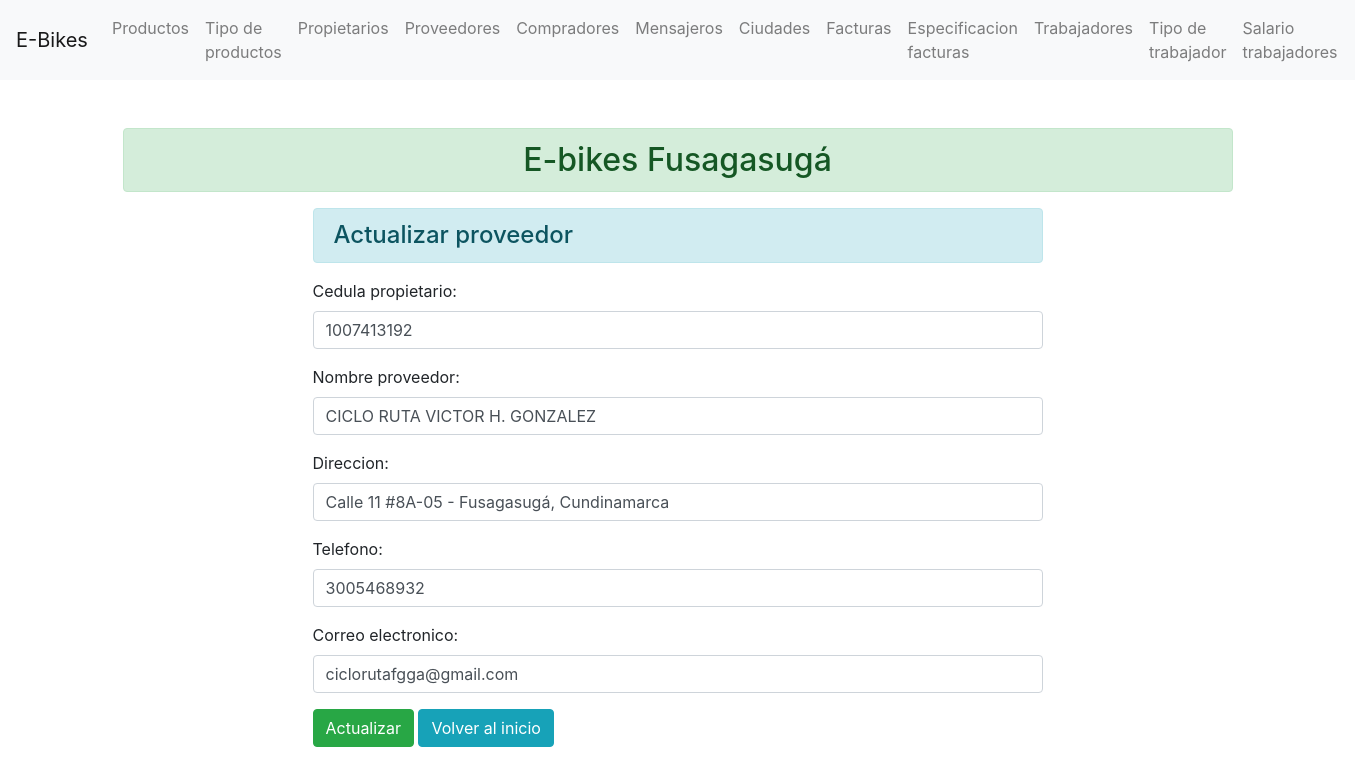
/proveedor/1/, run on the app's committed database.
### enroll/models.py (models this page shows)
class Proveedor(models.Model):
    id_proveedor = models.AutoField(auto_created=True, primary_key=True)
    cedula_propietario = models.ForeignKey(Propietario, on_delete=models.CASCADE)
    nombre_proveedor = models.CharField(max_length=70)
    direccion = models.CharField(max_length=70)
    telefono = models.IntegerField()
    correo_electronico = models.EmailField(max_length=70)

### enroll/views.py (the view)
# urls.py: path('proveedor/<int:id_proveedor>/', views.update_proveedor, name="updateproveedor"),
def update_proveedor(request, id_proveedor):
    if request.method == 'POST':
        pi = Proveedor.objects.get(pk=id_proveedor)
        fm = ProveedorRegistration(request.POST, instance=pi)
        if fm.is_valid():
            fm.save()
    else:
        pi = Proveedor.objects.get(pk=id_proveedor)
        fm = ProveedorRegistration(instance=pi)
    return render(request, 'enroll/updateproveedor.html', {'form':fm})

### enroll/forms.py
class ProveedorRegistration(forms.ModelForm):
    class Meta:
        model = Proveedor
        fields = ['id_proveedor', 'cedula_propietario', 'nombre_proveedor', 'direccion', 'telefono', 'correo_electronico']
        widgets = {
            'id_proveedor': forms.NumberInput(attrs={'class':'form-control'}),
            'cedula_propietario': forms.NumberInput(attrs={'class':'form-control'}),
            'nombre_proveedor': forms.TextInput(attrs={'class':'form-control'}),
            'direccion': forms.TextInput(attrs={'class':'form-control'}),
            'telefono': forms.NumberInput(attrs={'class':'form-control'}),
            'correo_electronico': forms.EmailInput(attrs={'class':'form-control'}),
        }

### enroll/templates/enroll/updateproveedor.html (shortened to what this page needs)
{% extends 'enroll/base.html' %}
{% block content  %}
    <div class="row">
        <div class="col-sm-8 offset-2">
            <h4 class="alert alert-info">Actualizar proveedor</h4>
            <form action="" method="POST">
                {{form.as_p}}
                <input type="submit" class="btn btn-success" value="Actualizar">
                <a href="{% url 'addproveedor' %}" class="btn btn-info">Volver al inicio</a>
            </form>
        </div>
    </div>
{% endblock content  %}

### data on the page
Proveedor: cedula_propietario "1007413192", nombre_proveedor "CICLO RUTA VICTOR H. GONZALEZ", direccion "Calle 11 #8A-05 - Fusagasugá, Cundinamarca", telefono "3005468932", correo_electronico "ciclorutafgga@gmail.com"
